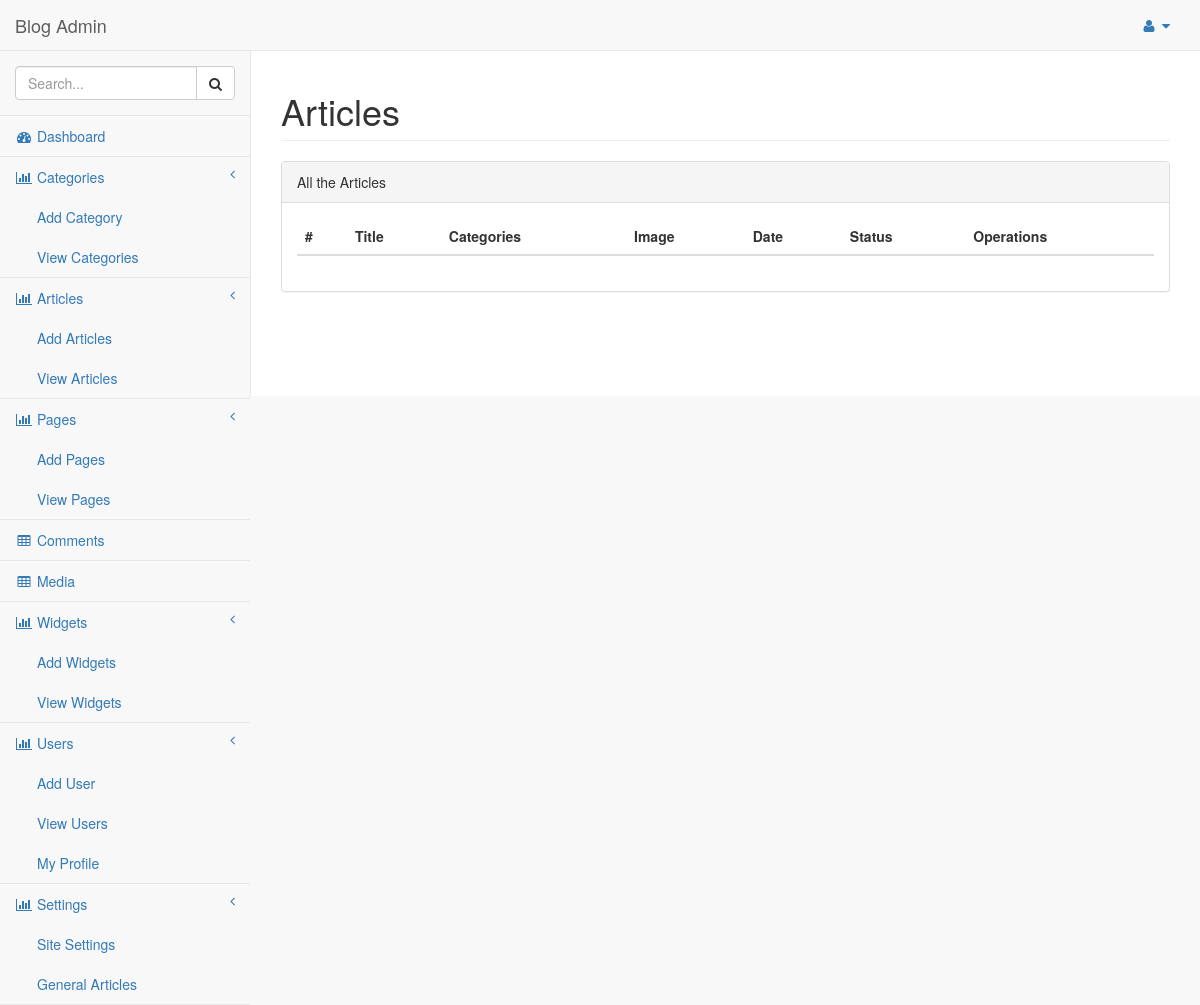
Page /index.php/admin/ViewPosts on the earlier database version.
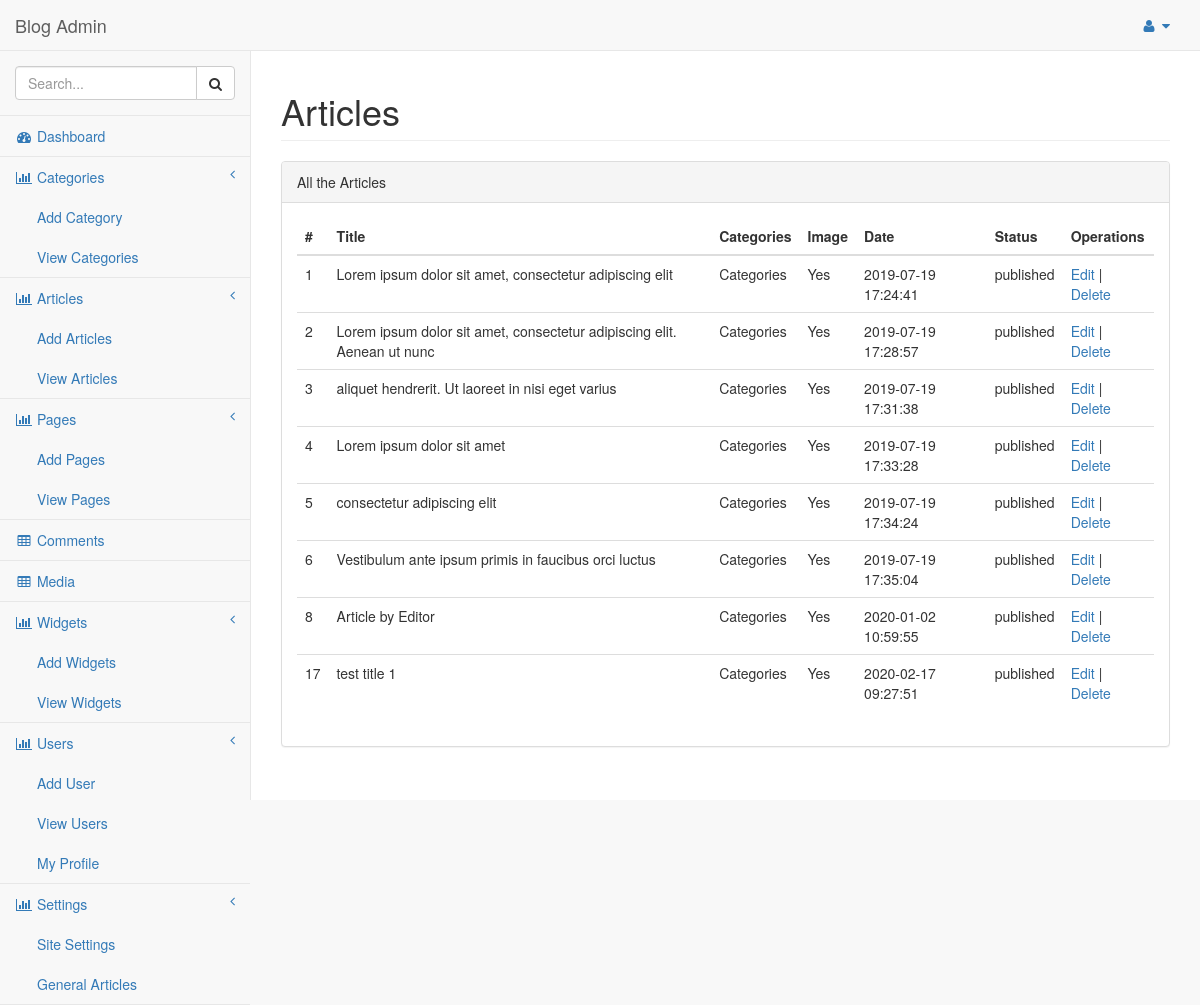
Same page on the later database version.
### tables this page shows
CREATE TABLE `posts` (
  `id` int(11) NOT NULL,
  `uid` int(11) NOT NULL,
  `title` varchar(255) NOT NULL,
  `content` text NOT NULL,
  `status` varchar(255) NOT NULL,
  `slug` varchar(255) NOT NULL,
  `pic` varchar(255) NOT NULL,
  `created` timestamp NOT NULL DEFAULT current_timestamp(),
  `updated` timestamp NOT NULL DEFAULT current_timestamp()
);

### application/controllers/Admin.php (called while the page is built, shortened)
<?php
class Admin extends CI_Controller {
	public function ViewPosts(){
		$this->load->model('admin_model');
		$data['posts'] = $this->admin_model->selectPosts();
		$this->load->view('admin/templates/header');
		$this->load->view('admin/templates/navigation');
		$this->load->view('admin/view-posts', $data);
		$this->load->view('admin/templates/footer');
	}
}

### index.php (called while the page is built, shortened)
<?php
require_once BASEPATH.'core/CodeIgniter.php';

### application/models/Admin_model.php (called while the page is built, shortened)
<?php
class Admin_model extends CI_Model {
	public function selectPosts(){
		$query = $this->db->get('posts');
		return $query->result_array();
	}
}

### application/views/admin/view-posts.php (the view, shortened to what this page needs)
<div id="page-wrapper" style="min-height: 345px;">
    <div class="row">
        <div class="col-lg-12">
            <h1 class="page-header">Articles</h1>
        </div>
    </div>
    <div class="row">
        <div class="col-lg-12">
            <div class="panel panel-default">
                <div class="panel-heading">
                    All the Articles
                </div>
                <div class="panel-body">
                    <div class="table-responsive">
                        <table class="table table-hover">
                            <thead>
                                <tr>
                                    <th>#</th>
                                    <th>Title</th>
                                    <th>Categories</th>
                                    <th>Image</th>
                                    <th>Date</th>
                                    <th>Status</th>
                                    <th>Operations</th>
                                </tr>
                            </thead>
                            <tbody>
                                <?php foreach ($posts as $post) { ?>
                                <tr>
                                    <td><?php echo $post['id']; ?></td>
                                    <td><?php echo $post['title']; ?></td>
                                    <td>Categories</td>
                                    <td><?php if(!empty($post['pic'])){ echo "Yes"; }else{ echo "No"; } ?></td>
                                    <td><?php echo $post['created']; ?></td>
                                    <td><?php echo $post['status']; ?></td>
                                    <td><a href="EditPost/<?php echo $post['id']; ?>">Edit</a> | <a href="DeletePost/<?php echo $post['id']; ?>">Delete</a></td>
                                </tr>
                                <?php } ?>
                            </tbody>
                        </table>
                    </div>
                </div>
            </div>
    </div>
</div>

### application/views/admin/templates/header.php (shortened to what this page needs)
<!DOCTYPE html>
<html lang="en">
<head>
    <link href="<?php echo base_url(); ?>assets/admin/vendor/bootstrap/css/bootstrap.min.css" rel="stylesheet">
    <link href="<?php echo base_url(); ?>assets/admin/dist/css/sb-admin-2.css" rel="stylesheet">
    <link href="<?php echo base_url(); ?>assets/admin/vendor/font-awesome/css/font-awesome.min.css" rel="stylesheet" type="text/css">
</head>
<body>
    <div id="wrapper">

### application/views/admin/templates/navigation.php (shortened to what this page needs)
<nav class="navbar navbar-default navbar-static-top" role="navigation" style="margin-bottom: 0">
    <div class="navbar-header">
        <a class="navbar-brand" href="index.html">Blog Admin</a>
    </div>
    <ul class="nav navbar-top-links navbar-right">
        <li class="dropdown">
            <a class="dropdown-toggle" data-toggle="dropdown" href="#">
                <i class="fa fa-user fa-fw"></i> <i class="fa fa-caret-down"></i>
            </a>
        </li>
    </ul>
    <div class="navbar-default sidebar" role="navigation">
        <div class="sidebar-nav navbar-collapse">
            <ul class="nav" id="side-menu">
                <li class="sidebar-search">
                    <div class="input-group custom-search-form">
                        <input type="text" class="form-control" placeholder="Search...">
                        <span class="input-group-btn">
                        <button class="btn btn-default" type="button">
                            <i class="fa fa-search"></i>
                        </button>
                    </span>
                    </div>
                </li>
                <li>
                    <a href="index.html"><i class="fa fa-dashboard fa-fw"></i> Dashboard</a>
                </li>
                <li>
                    <a href="#"><i class="fa fa-bar-chart-o fa-fw"></i> Categories<span class="fa arrow"></span></a>
                    <ul class="nav nav-second-level">
                        <li>
                            <a href="#">Add Category</a>
                        </li>
                        <li>
                            <a href="#">View Categories</a>
                        </li>
                    </ul>
                </li>
                <li>
                    <a href="#"><i class="fa fa-bar-chart-o fa-fw"></i> Articles<span class="fa arrow"></span></a>
                    <ul class="nav nav-second-level">
                        <li>
                            <a href="#">Add Articles</a>
                        </li>
                        <li>
                            <a href="#">View Articles</a>
                        </li>
                    </ul>
                </li>
                <li>
                    <a href="#"><i class="fa fa-bar-chart-o fa-fw"></i> Pages<span class="fa arrow"></span></a>
                    <ul class="nav nav-second-level">
                        <li>
                            <a href="#">Add Pages</a>
                        </li>
                        <li>
                            <a href="#">View Pages</a>
                        </li>
                    </ul>
                </li>
                <li>
                    <a href="#"><i class="fa fa-table fa-fw"></i> Comments</a>
                </li>
                <li>
                    <a href="#"><i class="fa fa-table fa-fw"></i> Media</a>
                </li>
                <li>
                    <a href="#"><i class="fa fa-bar-chart-o fa-fw"></i> Widgets<span class="fa arrow"></span></a>
                    <ul class="nav nav-second-level">
                        <li>
                            <a href="#">Add Widgets</a>
                        </li>
                        <li>
                            <a href="#">View Widgets</a>
                        </li>
                    </ul>
                </li>
                <li>
                    <a href="#"><i class="fa fa-bar-chart-o fa-fw"></i> Users<span class="fa arrow"></span></a>
                    <ul class="nav nav-second-level">
                        <li>
                            <a href="#">Add User</a>
                        </li>
                        <li>
                            <a href="#">View Users</a>
                        </li>
                        <li>
                            <a href="#">My Profile</a>
                        </li>
                    </ul>
                </li>
                <li>
                    <a href="#"><i class="fa fa-bar-chart-o fa-fw"></i> Settings<span class="fa arrow"></span></a>
                    <ul class="nav nav-second-level">
                        <li>
                            <a href="#">Site Settings</a>
                        </li>
                        <li>
                            <a href="#">General Articles</a>
                        </li>
                    </ul>
                </li>
            </ul>
        </div>
    </div>
</nav>

### application/views/admin/templates/footer.php (shortened to what this page needs)
    </div>
</body>
</html>

Differences in the rows shown:
added posts: id "1", title "Lorem ipsum dolor sit amet, consectetur adipiscing elit", shows "Yes", created "2019-07-19 17:24:41", status "published"
added posts: id "2", title "Lorem ipsum dolor sit amet, consectetur adipiscing elit. Aenean ut nunc", shows "Yes", created "2019-07-19 17:28:57", status "published"
added posts: id "3", title "aliquet hendrerit. Ut laoreet in nisi eget varius", shows "Yes", created "2019-07-19 17:31:38", status "published"
added posts: id "4", title "Lorem ipsum dolor sit amet", shows "Yes", created "2019-07-19 17:33:28", status "published"
added posts: id "5", title "consectetur adipiscing elit", shows "Yes", created "2019-07-19 17:34:24", status "published"
added posts: id "6", title "Vestibulum ante ipsum primis in faucibus orci luctus", shows "Yes", created "2019-07-19 17:35:04", status "published"
added posts: id "8", title "Article by Editor", shows "Yes", created "2020-01-02 10:59:55", status "published"
added posts: id "17", title "test title 1", shows "Yes", created "2020-02-17 09:27:51", status "published"
